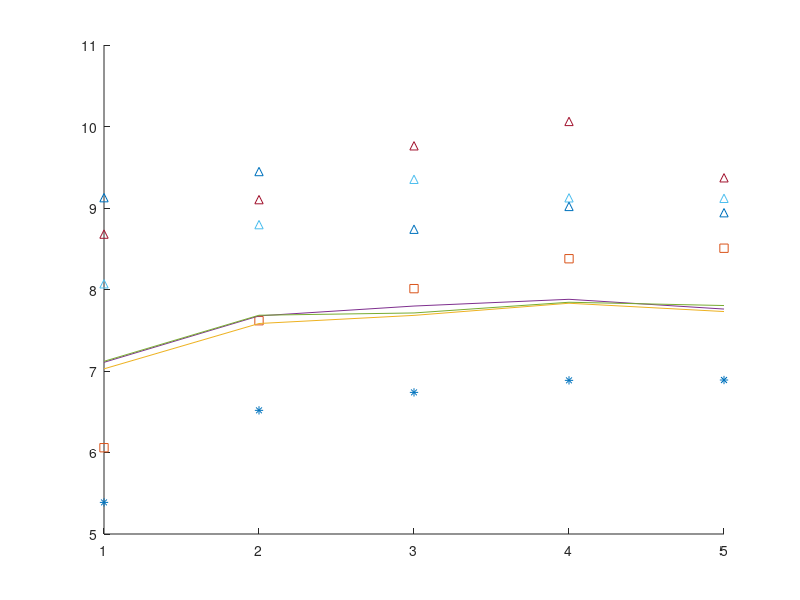
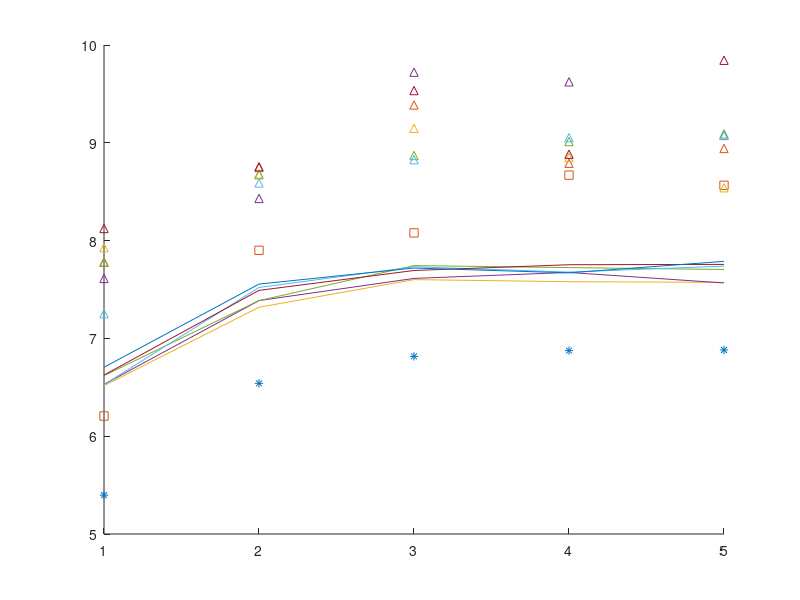

Recreate these plots in MATLAB, in order.
%%
clear *;
libpath = genpath('../Lib');
addpath(libpath);

h_fig = findobj(0, 'type', 'figure');
for hh = 1:length(h_fig)
    figure(h_fig(hh));clf;
end

%% 
load('pmepr_bin13.mat');

figure(1);hold on;
plot([1:5], 10*log10(mean(mean(pmepr_continuous, 3), 2)), '*');
plot([1:5], 10*log10(max(max(pmepr_continuous, [], 3), [], 2)), 's'); 
set(gca, 'XTick', [1:5]);
set(gca, 'XTickLabel', [1:5]);

plot([1:5], 10*log10(mean(pmepr_fragmented, 3)));
plot([1:5], 10*log10(max(pmepr_fragmented, [], 3)), '^');


load('pmepr_bin2.mat');

figure(2);hold on;
plot([1:5], 10*log10(mean(mean(pmepr_continuous, 3), 2)), '*');
plot([1:5], 10*log10(max(max(pmepr_continuous, [], 3), [], 2)), 's'); 
set(gca, 'XTick', [1:5]);
set(gca, 'XTickLabel', [1:5]);

plot([1:5], 10*log10(mean(pmepr_fragmented, 3)));
plot([1:5], 10*log10(max(pmepr_fragmented, [], 3)), '^');
